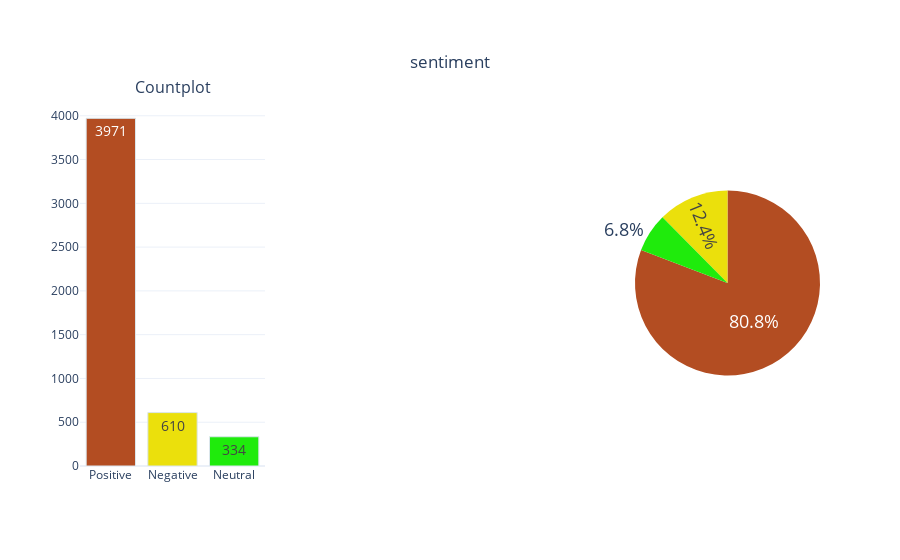

Here is the notebook cell this chart was saved with:
### Code cell
categorical_variable_summary(df,'sentiment')

### Figure 1 — Plotly figure (JSON) as saved in the notebook; plotly's stock layout.template omitted (floating-point values rounded to 4 significant figures)
{"data": [{"marker": {"color": ["#B34D22", "#EBE00C", "#1FEB0C", "#0C92EB", "#EB0CD5"], "line": {"color": "#DBE6EC", "width": 1}}, "name": "sentiment", "showlegend": false, "text": ["3971", "610", "334"], "textfont": {"size": 14}, "textposition": "auto", "type": "bar", "x": ["Positive", "Negative", "Neutral"], "xaxis": "x", "y": [3971, 610, 334], "yaxis": "y"}, {"domain": {"x": [0.75, 1], "y": [0, 1]}, "labels": ["Positive", "Negative", "Neutral"], "marker": {"colors": ["#B34D22", "#EBE00C", "#1FEB0C", "#0C92EB", "#EB0CD5"]}, "name": "sentiment", "showlegend": false, "textfont": {"size": 18}, "textposition": "auto", "type": "pie", "values": [3971, 610, 334]}], "layout": {"annotations": [{"font": {"size": 16}, "showarrow": false, "text": "Countplot", "x": 0.125, "xanchor": "center", "xref": "paper", "y": 1, "yanchor": "bottom", "yref": "paper"}], "autosize": true, "title": {"text": "sentiment", "x": 0.5, "xanchor": "center", "y": 0.9, "yanchor": "top"}, "xaxis": {"anchor": "y", "autorange": true, "domain": [0, 0.25], "range": [-0.5, 2.5], "type": "category"}, "yaxis": {"anchor": "x", "autorange": true, "domain": [0, 1], "range": [0, 4180], "type": "linear"}}}
